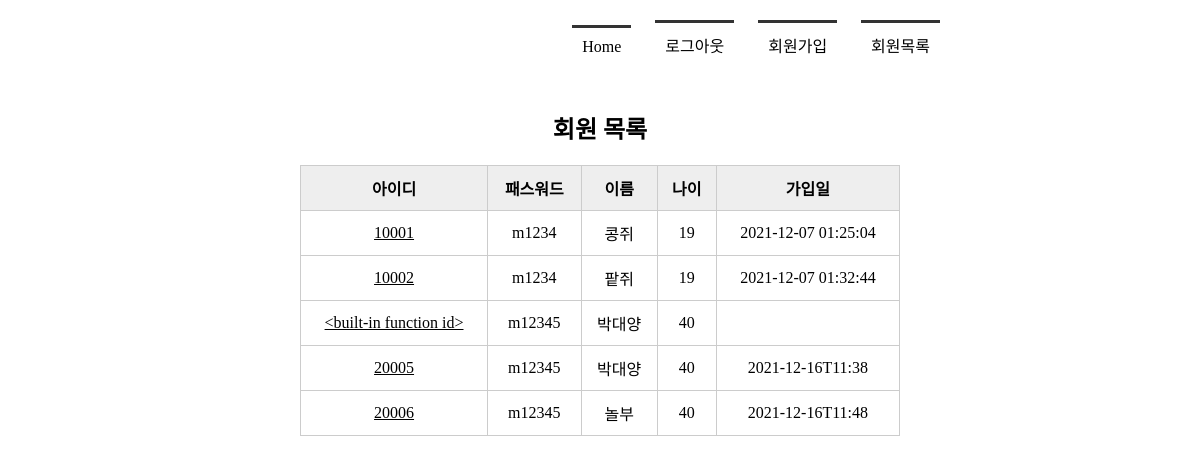
/memberlist (signed in), run on the app's committed database.
### tables this page shows
CREATE TABLE member(
        mid CHAR(5) PRIMARY KEY,
        passwd CHAR(8) NOT NULL,
        name TEXT NOT NULL,
        age INTEGER,
        regDate DATETIME DEFAULT CURRENT_TIMESTAMP
    );

### app.py (the view)
@app.route('/memberlist')
def memberlist():
    conn = getconn()
    cur = conn.cursor()
    sql = "SELECT * FROM member"
    cur.execute(sql)
    rs = cur.fetchall()  # db에서 반환 된 자료
    conn.close()
    return render_template('memberlist.html', rs=rs)

### app.py (called while the page is built)
def getconn():
    conn = sqlite3.connect('./memberdb.db')
    return conn

### templates/memberlist.html (shortened to what this page needs)
<!DOCTYPE html>
<html lang="en">
<head>
     <link rel="stylesheet" href="{{url_for('static', filename = 'css/style.css') }}">
</head>
<body>
     <div id = "container">
          {% include 'navbar.html' %}
        <section>
            <h1>회원 목록</h1>
            <table>
                <tr>
                    <th>아이디</th><th>패스워드</th><th>이름</th><th>나이</th><th>가입일</th>
                </tr>
                {% for i in rs %}
                <tr>
                    <td><a href="{{url_for('member_view', id=i[0]) }}">{{i[0]}}</a></td>
                    <td>{{i[1]}}</td>
                    <td>{{i[2]}}</td>
                    <td>{{i[3]}}</td>
                    <td>{{i[4]}}</td>
                </tr>
                {% endfor %}
            </table>
        </section>
    </div>
</body>
</html>

### static/css/style.css (style rules this page uses)
* { margin : 0 ; padding:0; }
#container { width: 1000px; margin:10px auto; }
section { text-align:center }
section table { width:600px; margin:0 auto; border-collapse:collapse }
section h1 { margin-bottom : 20px; }
section table, th,td { border : 1px solid #ccc; padding:10px }
section table th { background-color : #eee }
section table a { color:#000; }

### data on the page
member: mid "10001", passwd "m1234", name "콩쥐", age "19", regDate "2021-12-07 01:25:04"
member: mid "10002", passwd "m1234", name "팥쥐", age "19", regDate "2021-12-07 01:32:44"
member: mid "<built-in function id>", passwd "m12345", name "박대양", age "40"
member: mid "20005", passwd "m12345", name "박대양", age "40", regDate "2021-12-16T11:38"
member: mid "20006", passwd "m12345", name "놀부", age "40", regDate "2021-12-16T11:48"
